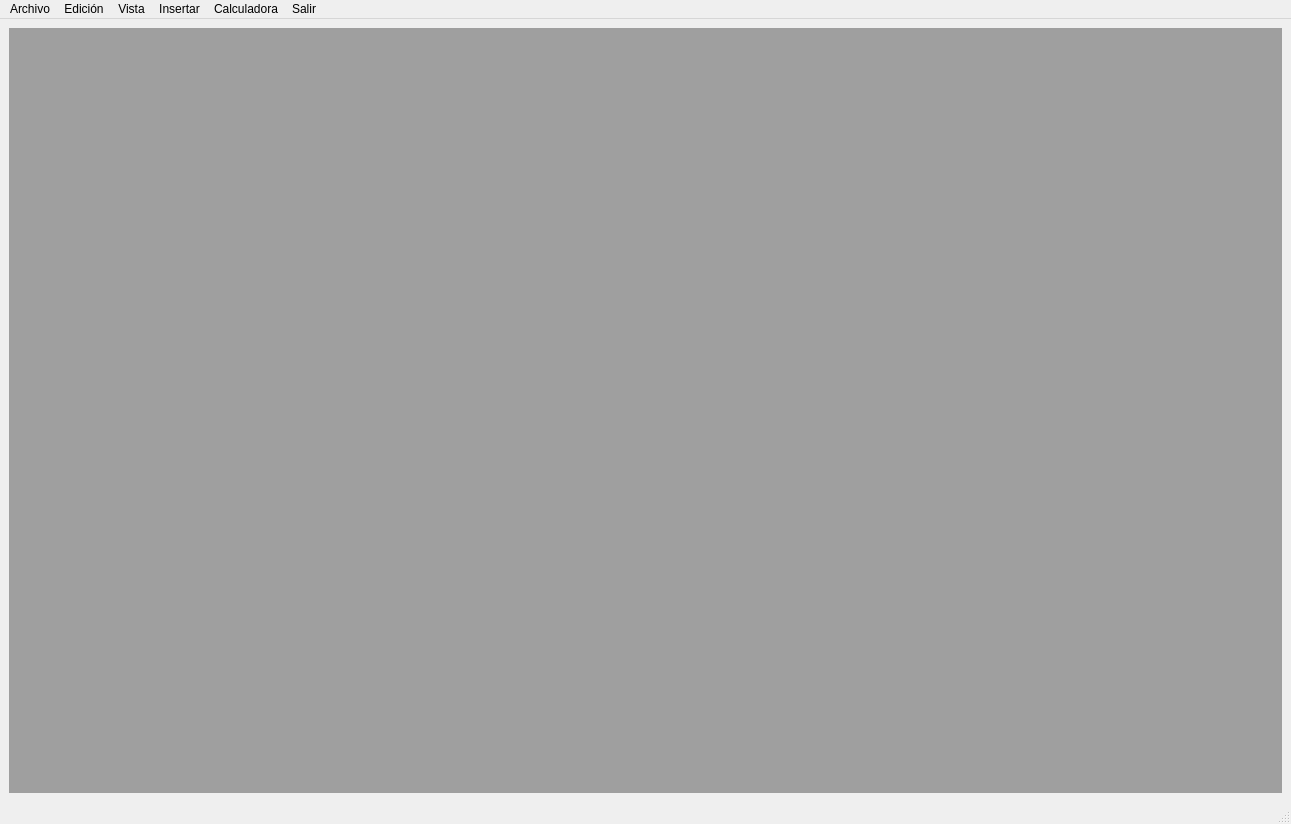
<?xml version="1.0" encoding="UTF-8"?>
<ui version="4.0">
 <class>MainWindow</class>
 <widget class="QMainWindow" name="MainWindow">
  <property name="geometry">
   <rect>
    <x>0</x>
    <y>0</y>
    <width>1291</width>
    <height>824</height>
   </rect>
  </property>
  <property name="windowTitle">
   <string>MainWindow</string>
  </property>
  <widget class="QWidget" name="centralwidget">
   <layout class="QHBoxLayout" name="horizontalLayout">
    <item>
     <widget class="QMdiArea" name="mdiArea"/>
    </item>
   </layout>
  </widget>
  <widget class="QMenuBar" name="menubar">
   <property name="geometry">
    <rect>
     <x>0</x>
     <y>0</y>
     <width>1291</width>
     <height>26</height>
    </rect>
   </property>
   <widget class="QMenu" name="menuArchivo">
    <property name="title">
     <string>Archivo</string>
    </property>
    <widget class="QMenu" name="Qmenu_Abrir">
     <property name="enabled">
      <bool>true</bool>
     </property>
     <property name="title">
      <string>Abrir</string>
     </property>
     <addaction name="action_Abrir"/>
     <addaction name="actionTipo"/>
     <addaction name="actionLogitud"/>
    </widget>
    <addaction name="separator"/>
    <addaction name="Qmenu_Abrir"/>
    <addaction name="actionGuardar"/>
    <addaction name="actionImprimir"/>
   </widget>
   <widget class="QMenu" name="menuEdici_n">
    <property name="title">
     <string>Edición</string>
    </property>
    <widget class="QMenu" name="menuFuente">
     <property name="title">
      <string>Fuente</string>
     </property>
     <addaction name="actionArial"/>
     <addaction name="actionTimes_New_Roman"/>
     <addaction name="actionCourier"/>
    </widget>
    <addaction name="actionSangrado"/>
    <addaction name="menuFuente"/>
    <addaction name="actionP_rrafo"/>
   </widget>
   <widget class="QMenu" name="menuVista">
    <property name="title">
     <string>Vista</string>
    </property>
    <addaction name="actionPantalla_completa"/>
    <addaction name="actionMultiples_pantalla"/>
    <addaction name="actionPantalla_extendida"/>
    <addaction name="actionCami_n"/>
   </widget>
   <widget class="QMenu" name="menuInsertar">
    <property name="title">
     <string>Insertar</string>
    </property>
    <addaction name="actionImagenes"/>
    <addaction name="actionTexteo"/>
    <addaction name="actionTexto_enriquecido"/>
   </widget>
   <widget class="QMenu" name="menuSalir">
    <property name="title">
     <string>Salir</string>
    </property>
    <addaction name="actionSalir"/>
   </widget>
   <widget class="QMenu" name="menuCalculadora">
    <property name="title">
     <string>Calculadora</string>
    </property>
    <addaction name="actionCalculadora"/>
   </widget>
   <addaction name="menuArchivo"/>
   <addaction name="menuEdici_n"/>
   <addaction name="menuVista"/>
   <addaction name="menuInsertar"/>
   <addaction name="menuCalculadora"/>
   <addaction name="menuSalir"/>
  </widget>
  <widget class="QStatusBar" name="statusbar"/>
  <action name="actionGuardar">
   <property name="text">
    <string>Guardar</string>
   </property>
   <property name="shortcut">
    <string>Ctrl+G</string>
   </property>
  </action>
  <action name="actionImprimir">
   <property name="text">
    <string>Imprimir</string>
   </property>
   <property name="shortcut">
    <string>Ctrl+I</string>
   </property>
  </action>
  <action name="actionC_llate">
   <property name="text">
    <string>Cállate</string>
   </property>
  </action>
  <action name="action_Abrir">
   <property name="text">
    <string>Abrir</string>
   </property>
   <property name="shortcut">
    <string>Ctrl+A</string>
   </property>
  </action>
  <action name="actionTipo">
   <property name="text">
    <string>Tipo</string>
   </property>
   <property name="shortcut">
    <string>Ctrl+T</string>
   </property>
  </action>
  <action name="actionLogitud">
   <property name="text">
    <string>Logitud</string>
   </property>
   <property name="shortcut">
    <string>Ctrl+L</string>
   </property>
  </action>
  <action name="actionSangrado">
   <property name="text">
    <string>Sangrado</string>
   </property>
  </action>
  <action name="actionP_rrafo">
   <property name="text">
    <string>Párrafo</string>
   </property>
   <property name="shortcut">
    <string>Ctrl+P</string>
   </property>
  </action>
  <action name="actionPantalla_completa">
   <property name="text">
    <string>Pantalla completa</string>
   </property>
   <property name="shortcut">
    <string>Ctrl+X</string>
   </property>
  </action>
  <action name="actionMultiples_pantalla">
   <property name="text">
    <string>Multiples pantallas</string>
   </property>
  </action>
  <action name="actionPantalla_extendida">
   <property name="text">
    <string>Pantalla extendida</string>
   </property>
  </action>
  <action name="actionCami_n">
   <property name="text">
    <string>Camión</string>
   </property>
  </action>
  <action name="actionImagenes">
   <property name="text">
    <string>Imágenes</string>
   </property>
  </action>
  <action name="actionTexteo">
   <property name="text">
    <string>Texto</string>
   </property>
  </action>
  <action name="actionTexto_enriquecido">
   <property name="text">
    <string>Texto enriquecido</string>
   </property>
  </action>
  <action name="actionSalir">
   <property name="text">
    <string>Salir</string>
   </property>
  </action>
  <action name="actionArial">
   <property name="text">
    <string>Arial</string>
   </property>
  </action>
  <action name="actionTimes_New_Roman">
   <property name="text">
    <string>Times New Roman</string>
   </property>
  </action>
  <action name="actionCourier">
   <property name="text">
    <string>Courier</string>
   </property>
  </action>
  <action name="actionCalculadora">
   <property name="text">
    <string>Calculadora</string>
   </property>
  </action>
 </widget>
 <resources/>
 <connections/>
</ui>
